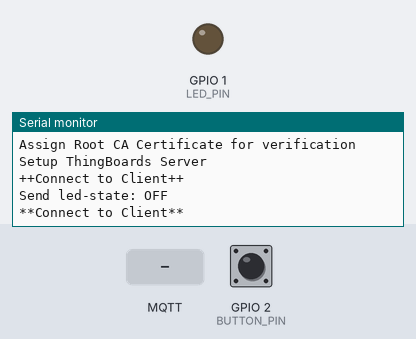
A sketch run on a simulated ESP32-S3. Shown: output pins drawn as LEDs (lit = HIGH), the last lines printed to the serial monitor. The inputs (shaded band) are chosen by the test bench; at power-on: GPIO 2 (BUTTON_PIN) HIGH. WiFi joins after 1.5 s; servers stay silent unless stated; random numbers use the default seed unless the sketch sets one; no MQTT or app messages arrive unless stated.

Above: at 2.7 s.
2.8 s: GPIO 2 (BUTTON_PIN) pulled LOW for 0.15 s
At 4.1 s:
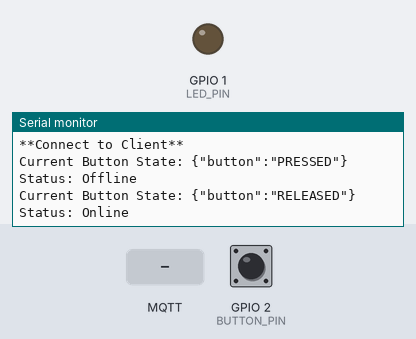
4.4 s: MQTT message "ON" arrives on the first subscribed topic
At 5.1 s:
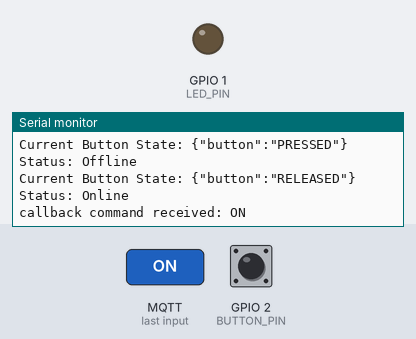
5.9 s: MQTT message "true" arrives on the first subscribed topic
At 6.3 s:
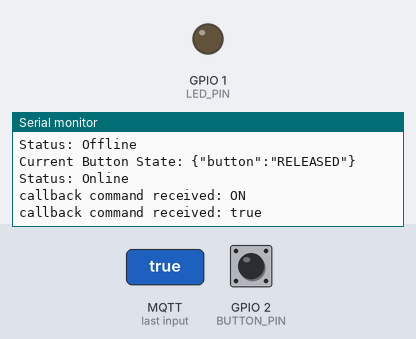
7.4 s: MQTT message "led-control" arrives on the first subscribed topic
At 8.6 s:
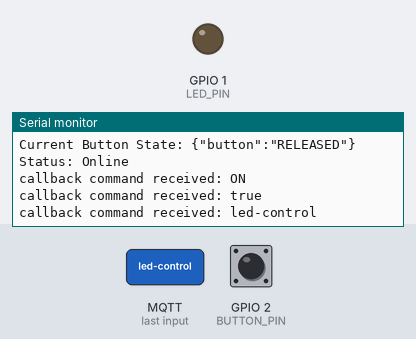

The sketch:

02_WiFi_MQTT_Thingsboard.ino
```cpp
/*
https://thingsboard.io/docs/paas/user-guide/connectivity-guide/?
*/

#include <WiFi.h>
#include <PubSubClient.h>
#include <ArduinoJson.h>

#define MQTTS_TLS  // ##

#ifdef MQTTS_TLS
#include <WiFiClientSecure.h>  // ## 1. Added for SSL/TLS support
#endif


// --- Network & ThingsBoard Configuration ---
const char* WIFI_SSID = "Nightingale_IoT";
const char* WIFI_PASS = "1122334455";
const char* TB_HOST = "thingsboard.cloud";
#ifdef MQTTS_TLS
const int TB_PORT = 8883;  // ## 2. Changed from 1883 to 8883
#else
const int TB_PORT = 1883;
#endif
const char* TOKEN = "YOUR_THINGSBOARD_ACCESS_TOKEN";  //"YOUR_THINGSBOARD_ACCESS_TOKEN";


#ifdef MQTTS_TLS

// Method 3: ISRG Root X1

const char* TB_ROOT_CA = R"(
-----BEGIN CERTIFICATE-----
MIIFazCCA1OgAwIBAgIRAIIQz7DSQONZRGPgu2OCiwAwDQYJKoZIhvcNAQELBQAw
TzELMAkGA1UEBhMCVVMxKTAnBgNVBAoTIEludGVybmV0IFNlY3VyaXR5IFJlc2Vh
cmNoIEdyb3VwMRUwEwYDVQQDEwxJU1JHIFJvb3QgWDEwHhcNMTUwNjA0MTEwNDM4
WhcNMzUwNjA0MTEwNDM4WjBPMQswCQYDVQQGEwJVUzEpMCcGA1UEChMgSW50ZXJu
ZXQgU2VjdXJpdHkgUmVzZWFyY2ggR3JvdXAxFTATBgNVBAMTDElTUkcgUm9vdCBY
MTCCAiIwDQYJKoZIhvcNAQEBBQADggIPADCCAgoCggIBAK3oJHP0FDfzm54rVygc
h77ct984kIxuPOZXoHj3dcKi/vVqbvYATyjb3miGbESTtrFj/RQSa78f0uoxmyF+
0TM8ukj13Xnfs7j/EvEhmkvBioZxaUpmZmyPfjxwv60pIgbz5MDmgK7iS4+3mX6U
A5/TR5d8mUgjU+g4rk8Kb4Mu0UlXjIB0ttov0DiNewNwIRt18jA8+o+u3dpjq+sW
T8KOEUt+zwvo/7V3LvSye0rgTBIlDHCNAymg4VMk7BPZ7hm/ELNKjD+Jo2FR3qyH
B5T0Y3HsLuJvW5iB4YlcNHlsdu87kGJ55tukmi8mxdAQ4Q7e2RCOFvu396j3x+UC
B5iPNgiV5+I3lg02dZ77DnKxHZu8A/lJBdiB3QW0KtZB6awBdpUKD9jf1b0SHzUv
KBds0pjBqAlkd25HN7rOrFleaJ1/ctaJxQZBKT5ZPt0m9STJEadao0xAH0ahmbWn
OlFuhjuefXKnEgV4We0+UXgVCwOPjdAvBbI+e0ocS3MFEvzG6uBQE3xDk3SzynTn
jh8BCNAw1FtxNrQHusEwMFxIt4I7mKZ9YIqioymCzLq9gwQbooMDQaHWBfEbwrbw
qHyGO0aoSCqI3Haadr8faqU9GY/rOPNk3sgrDQoo//fb4hVC1CLQJ13hef4Y53CI
rU7m2Ys6xt0nUW7/vGT1M0NPAgMBAAGjQjBAMA4GA1UdDwEB/wQEAwIBBjAPBgNV
HRMBAf8EBTADAQH/MB0GA1UdDgQWBBR5tFnme7bl5AFzgAiIyBpY9umbbjANBgkq
hkiG9w0BAQsFAAOCAgEAVR9YqbyyqFDQDLHYGmkgJykIrGF1XIpu+ILlaS/V9lZL
ubhzEFnTIZd+50xx+7LSYK05qAvqFyFWhfFQDlnrzuBZ6brJFe+GnY+EgPbk6ZGQ
3BebYhtF8GaV0nxvwuo77x/Py9auJ/GpsMiu/X1+mvoiBOv/2X/qkSsisRcOj/KK
NFtY2PwByVS5uCbMiogziUwthDyC3+6WVwW6LLv3xLfHTjuCvjHIInNzktHCgKQ5
ORAzI4JMPJ+GslWYHb4phowim57iaztXOoJwTdwJx4nLCgdNbOhdjsnvzqvHu7Ur
TkXWStAmzOVyyghqpZXjFaH3pO3JLF+l+/+sKAIuvtd7u+Nxe5AW0wdeRlN8NwdC
jNPElpzVmbUq4JUagEiuTDkHzsxHpFKVK7q4+63SM1N95R1NbdWhscdCb+ZAJzVc
oyi3B43njTOQ5yOf+1CceWxG1bQVs5ZufpsMljq4Ui0/1lvh+wjChP4kqKOJ2qxq
4RgqsahDYVvTH9w7jXbyLeiNdd8XM2w9U/t7y0Ff/9yi0GE44Za4rF2LN9d11TPA
mRGunUHBcnWEvgJBQl9nJEiU0Zsnvgc/ubhPgXRR4Xq37Z0j4r7g1SgEEzwxA57d
emyPxgcYxn/eR44/KJ4EBs+lVDR3veyJm+kXQ99b21/+jh5Xos1AnX5iItreGCc=
-----END CERTIFICATE-----
)";

#endif

// --- Native ThingsBoard MQTT Topics ---
const char* TB_TELEMETRY_TOPIC = "v1/devices/me/telemetry";
const char* TB_ATTRIBUTES_TOPIC = "v1/devices/me/attributes";
const char* TB_RPC_REQUEST_TOPIC = "v1/devices/me/rpc/request/+";

/********************************************************************
TOPIC_STATUS = "status";
TOPIC_TEMP = "temperature";
TOPIC_RSSI = "rssi";
TOPIC_UPTIME = "uptime";
TOPIC_LED_SET = "led-control";
TOPIC_LED_STATE = "led-state";
TOPIC_BUTTON = "button";
********************************************************************/

// --- Hardware Pins ---
#define LED_PIN 1     // Onboard LED
#define BUTTON_PIN 2  // Boot button on ESP32-S3 (Pull-up)

#ifdef MQTTS_TLS
WiFiClientSecure espClient;  // ## 4. Changed from WiFiClient to WiFiClientSecure
#else
WiFiClient espClient;
#endif

PubSubClient client(espClient);

unsigned long lastTelemetryTime = 0;
const long telemetryInterval = 20000;  // Publish telemetry every 10 seconds
bool lastButtonState = HIGH;

// Flags to safely defer publishing outside the callback
volatile bool pendingLedUpdate = false;
volatile bool targetLedState = false;

//#define RPC_ACK  // Do not need this
#ifdef RPC_ACK
String pendingRequestId = "";  // Stores RPC Request ID safely
#endif

// Helper function to send client attribute update for led-state
void publishLedState(bool isOn) {
  StaticJsonDocument<100> doc;
  doc["led-state"] = isOn ? "ON" : "OFF";
  char buffer[100];
  serializeJson(doc, buffer);
  client.publish(TB_ATTRIBUTES_TOPIC, buffer);
  Serial.printf("Send led-state: %s\n", isOn ? "ON" : "OFF");
}

// Callback function triggered when ThingsBoard sends commands to ESP32
void callback(char* topic, byte* payload, unsigned int length) {
  // Guard against zero-length or NULL payloads
  if (length == 0 || payload == NULL) return;

  // Copy raw byte buffer to a isolated memory String to prevent pointer dereference
  String jsonString = "";
  jsonString.reserve(length + 1);
  for (unsigned int i = 0; i < length; i++) {
    jsonString += (char)payload[i];
  }

  Serial.printf("callback command received: %s\n", jsonString.c_str());
  StaticJsonDocument<512> doc;
  DeserializationError error = deserializeJson(doc, jsonString);
  if (error) return;

  bool commandFound = false;
  bool state = false;

  // Extract values using JsonVariant type checks instead of raw string pointers
  // Received payload: {"shared":{"led-control":false}}
  if (doc.containsKey("led-control")) {
    commandFound = true;
    JsonVariant val = doc["led-control"];
    if (val.is<bool>()) state = val.as<bool>();
    else if (val.is<int>()) state = (val.as<int>() == 1);
    else state = (val.as<String>().equalsIgnoreCase("ON") || val.as<String>().equalsIgnoreCase("true"));
  } else if (doc.containsKey("shared") && doc["shared"].containsKey("led-control")) {
    commandFound = true;
    JsonVariant val = doc["shared"]["led-control"];
    if (val.is<bool>()) state = val.as<bool>();
    else if (val.is<int>()) state = (val.as<int>() == 1);
    else state = (val.as<String>().equalsIgnoreCase("ON") || val.as<String>().equalsIgnoreCase("true"));
  } else if (doc.containsKey("method") && doc["method"].as<String>() == "led-control") {
    commandFound = true;
    JsonVariant val = doc["params"];
    if (val.is<bool>()) state = val.as<bool>();
    else if (val.is<int>()) state = (val.as<int>() == 1);
    else state = (val.as<String>().equalsIgnoreCase("ON") || val.as<String>().equalsIgnoreCase("true"));
  }

  if (commandFound) {
    digitalWrite(LED_PIN, state ? HIGH : LOW);
    targetLedState = state;
    pendingLedUpdate = true;  // Set flag instead of calling client.publish directly
#ifdef RPC_ACK
    // --- ADD THIS RPC ACKNOWLEDGEMENT ---
    // Capture RPC Request ID if incoming message is an RPC call
    String topicStr = String(topic);
    if (topicStr.startsWith("v1/devices/me/rpc/request/")) {
      pendingRequestId = topicStr.substring(27);
    } else {
      pendingRequestId = "";
    }
#endif
  }
}

void reconnect() {

  // 1. If Wi-Fi dropped while running, reconnect to Wi-Fi first
  if (WiFi.status() != WL_CONNECTED) {
    WiFi.disconnect();
    WiFi.begin(WIFI_SSID, WIFI_PASS);
    Serial.printf("Re-connecting to WiFi.");
    while (WiFi.status() != WL_CONNECTED) {
      delay(500);
      Serial.printf(".");
    }
    Serial.printf("\n**Connect to WiFi**\n");
  }
  // 2. Once Wi-Fi is up, connect to ThingsBoard MQTT and subscribe
  while (!client.connected()) {
    if (client.connect("ESP32S3_Client", TOKEN, NULL)) {
      Serial.printf("\n++Connect to Client++\n");
      // 1. Publish client attribute: status = "online"
      client.publish(TB_ATTRIBUTES_TOPIC, "{\"status\":\"online\"}");

      // 2. Publish initial LED state attribute
      publishLedState(digitalRead(LED_PIN) == HIGH);

      // 3. Subscribe to Shared Attribute updates and RPC requests from TB
      client.subscribe(TB_ATTRIBUTES_TOPIC);
      client.subscribe(TB_RPC_REQUEST_TOPIC);
    } else {
      delay(5000);
      Serial.printf(".");
    }
  }
  Serial.printf("\n**Connect to Client**\n");
}

void setup() {
  Serial.begin(115200);
  pinMode(LED_PIN, OUTPUT);
  pinMode(BUTTON_PIN, INPUT_PULLUP);

  WiFi.begin(WIFI_SSID, WIFI_PASS);
  Serial.printf("Connecting to WiFi.");
  while (WiFi.status() != WL_CONNECTED) {
    delay(500);
    Serial.printf(".");
  }
  Serial.printf("\n**Connect to WiFi**\n");

#ifdef MQTTS_TLS
  // ## 5. Assign Root CA Certificate for verification
  espClient.setCACert(TB_ROOT_CA);
  Serial.printf("Assign Root CA Certificate for verification\n");
  // Note for rapid testing only (disables certificate verification):
  // espClient.setInsecure();
#endif

  Serial.printf("Setup ThingBoards Server\n");
  client.setServer(TB_HOST, TB_PORT);
  client.setBufferSize(1024);  // Prevents default 128-byte overflow
  client.setCallback(callback);
}

void loop() {
  if (!client.connected()) {
    reconnect();
  }
  client.loop();

  // Safely publish LED state back to TB outside the callback buffer
  if (pendingLedUpdate) {
    pendingLedUpdate = false;
#ifdef RPC_ACK
    // Send RPC response back to TB if request ID exists
    if (pendingRequestId.length() > 0) {
      String responseTopic = "v1/devices/me/rpc/response/" + pendingRequestId;
      client.publish(responseTopic.c_str(), targetLedState ? "{\"led-control\":true}" : "{\"led-control\":false}");
      pendingRequestId = "";
    }
#endif
    // Publish state attribute
    publishLedState(targetLedState);
    Serial.printf("Update LED State to ThingsBoard: %s\n", targetLedState ? "HIGH" : "LOW");
  }


  unsigned long currentMillis = millis();

  // --- 1. Periodic Telemetry (temperature, rssi, uptime) ---
  if (currentMillis - lastTelemetryTime >= telemetryInterval) {
    lastTelemetryTime = currentMillis;

    StaticJsonDocument<200> doc;
    doc["temperature"] = 22.0 + (random(-100, 100) / 10.0);
    doc["rssi"] = WiFi.RSSI();
    doc["uptime"] = millis() / 1000;

    char buffer[200];
    serializeJson(doc, buffer);
    client.publish(TB_TELEMETRY_TOPIC, buffer);
    Serial.printf("Send Telemetry data to TB: %s\n", buffer);

    //Serial.print("Send Telemetry data to TB: ");
    //serializeJson(doc, Serial);
    //Serial.println();
  }

  // --- 2. Button State Detection (Pressed / Released) ---
  bool currentButtonState = digitalRead(BUTTON_PIN);
  if (currentButtonState != lastButtonState) {
    delay(50);  // Debounce delay
    if (digitalRead(BUTTON_PIN) == currentButtonState) {
      StaticJsonDocument<100> doc;
      doc["button"] = (currentButtonState == LOW) ? "PRESSED" : "RELEASED";

      char buffer[100];
      serializeJson(doc, buffer);
      //client.publish(TB_TELEMETRY_TOPIC, buffer);
      // FIX: Publish to TB_ATTRIBUTES_TOPIC instead of TB_TELEMETRY_TOPIC
      client.publish(TB_ATTRIBUTES_TOPIC, buffer);

      lastButtonState = currentButtonState;
      //Serial.printf("Current Button State: %s\n", (currentButtonState == LOW) ? "PRESSED" : "RELEASED");
      Serial.printf("Current Button State: %s\n", buffer);
      if (currentButtonState == HIGH) {
        client.publish(TB_ATTRIBUTES_TOPIC, "{\"status\":\"online\"}");
        Serial.printf("Status: Online\n");
      } else {
        client.publish(TB_ATTRIBUTES_TOPIC, "{\"status\":\"offline\"}");
        Serial.printf("Status: Offline\n");
      }
    }
  }
}
```

Measured:
- after the input at 2.8 s, the serial monitor: prints a new line after 0.05 s (image 1)
- after the input at 4.4 s, the serial monitor: prints a new line at once (image 2)
- after the input at 5.9 s, the serial monitor: prints a new line at once (image 3)
- after the input at 7.4 s, the serial monitor: prints a new line at once (image 4)
